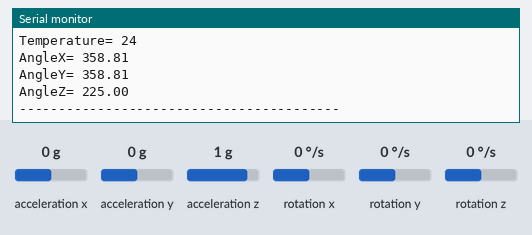
Recording of a sketch running on a simulated ESP8266 (NodeMCU). On the bench: the last lines printed to the serial monitor. Wiring (inferred from the names in the program): MPU-6050 motion sensor at I2C address 0x68. Inputs (shaded band) come from the test bench; at power-on: acceleration x 0 g, acceleration y 0 g, acceleration z 1 g, rotation x 0 °/s, rotation y 0 °/s, rotation z 0 °/s. WiFi joins after 1.5 s; servers stay silent unless stated; no MQTT or app messages arrive unless stated.

Above: at 7.7 s.
7.8 s: acceleration x set to -1.4 g
At 12.5 s:
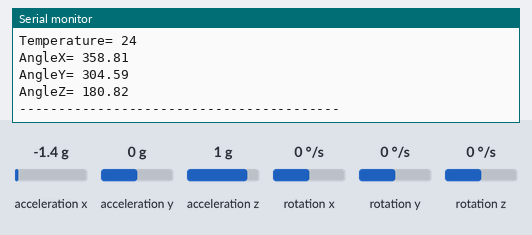
13.6 s: acceleration y set to -1.4 g
At 17.9 s:
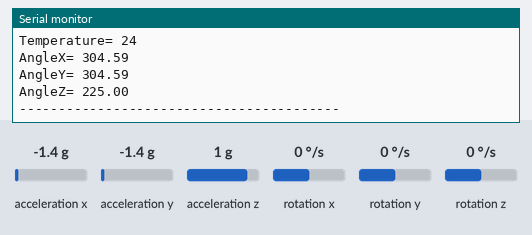
19.4 s: acceleration z set to -1.4 g
At 23.2 s:
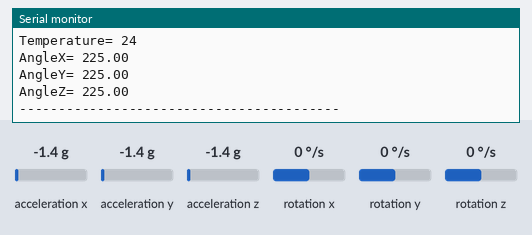
Timing chart, 0 to 24.7 s (numbered marks = the images above; inputs shaded):
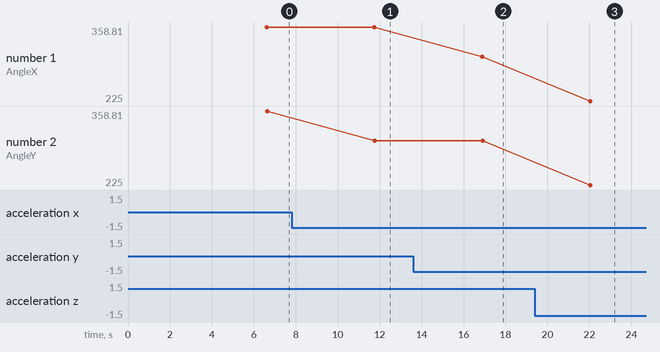

The sketch:

Program_IoT_Data_Logger_Suhu_dan_Accelerometer.ino
```cpp
/***************************************
 * Project Monitoring Accelerometer
 * Board  : NodeMCU ESP8266 V3
 * Input  : Sensor MPU-6050
 * Output : Blynk
 * 99 Proyek IoT
 * www.ardutech.com
 ****************************************/
#include<Wire.h>
#include <ESP8266WiFi.h>
#include "Adafruit_MQTT.h"
#include "Adafruit_MQTT_Client.h"

//---GANTI SESUAI DENGAN JARINGAN WIFI
//---HOTSPOT ANDA
#define WLAN_SSID       "ArdutechWiFi"
#define WLAN_PASS       "12345678"
#define AIO_SERVER      "io.adafruit.com"
#define AIO_SERVERPORT  1883                   // use 8883 for SSL
//---GANTI SESUAI DENGAN USER NAME ADAFRUIT  ANDA
#define AIO_USERNAME    "ArdutechJogja"
//---GANTI SESUAI DENGAN IO KEY ADAFRUIT ANDA
#define AIO_KEY         "aio_mAXJ90DJnEIBVj0IDmG6BIMZqMAW"

const int MPU_addr=0x68;
int16_t AcX,AcY,AcZ;
int16_t temp;
int minVal=265;
int maxVal=402;

double x;
double y;
double z;

WiFiClient client;

Adafruit_MQTT_Client mqtt(&client, AIO_SERVER, AIO_SERVERPORT, AIO_USERNAME, AIO_KEY);

Adafruit_MQTT_Publish temperature = Adafruit_MQTT_Publish(&mqtt, AIO_USERNAME "/feeds/temperature");
Adafruit_MQTT_Publish angle_x = Adafruit_MQTT_Publish(&mqtt, AIO_USERNAME "/feeds/accel_x");
Adafruit_MQTT_Publish angle_y = Adafruit_MQTT_Publish(&mqtt, AIO_USERNAME "/feeds/accel_y");
Adafruit_MQTT_Publish angle_z = Adafruit_MQTT_Publish(&mqtt, AIO_USERNAME "/feeds/accel_z");

void MQTT_connect();
//=============================================
void setup(){
  Wire.begin();
  Wire.beginTransmission(MPU_addr);
  Wire.write(0x6B);
  Wire.write(0);
  Wire.endTransmission(true);
  Serial.begin(9600);
  Serial.println(); Serial.println();
  Serial.print("Connecting to ");
  Serial.println(WLAN_SSID);

  WiFi.begin(WLAN_SSID, WLAN_PASS);
  while (WiFi.status() != WL_CONNECTED) {
    delay(500);
    Serial.print(".");
  }
  Serial.println();
  Serial.println("WiFi connected");
  delay(5000);
}
//=======================================
void loop(){
  MQTT_connect();
  Wire.beginTransmission(MPU_addr);
  Wire.write(0x3B);
  Wire.endTransmission(false);
  Wire.requestFrom(MPU_addr,14,true);
  AcX=Wire.read()<<8|Wire.read();
  AcY=Wire.read()<<8|Wire.read();
  AcZ=Wire.read()<<8|Wire.read();
  temp = Wire.read()<<8 | Wire.read(); //
  int xAng = map(AcX,minVal,maxVal,-90,90);
  int yAng = map(AcY,minVal,maxVal,-90,90);
  int zAng = map(AcZ,minVal,maxVal,-90,90);

  x= RAD_TO_DEG * (atan2(-yAng, -zAng)+PI);
  y= RAD_TO_DEG * (atan2(-xAng, -zAng)+PI);
  z= RAD_TO_DEG * (atan2(-yAng, -xAng)+PI);
  temp=temp/340.00+36.53;

  if (! temperature.publish(temp)) {
      Serial.println(F("Publish Temperature Failed"));
      } else {
      Serial.println(F("Publish Temperature OK!"));
    }

  if (! angle_x.publish(x)) {
      Serial.println(F("Publish Angle X Failed"));
      } else {
      Serial.println(F("Publish Angle X OK!"));
    }

  if (! angle_y.publish(y)) {
      Serial.println(F("Publish Angle Y Failed"));
      } else {
      Serial.println(F("Publish Angle Y OK!"));
    }

  if (! angle_z.publish(z)) {
      Serial.println(F("Publish Angle Z Failed"));
      } else {
      Serial.println(F("Publish Angle Z OK!"));
    }

  Serial.print("Temperature= ");
  Serial.println(temp);

  Serial.print("AngleX= ");
  Serial.println(x);

  Serial.print("AngleY= ");
  Serial.println(y);

  Serial.print("AngleZ= ");
  Serial.println(z);
  Serial.println("-----------------------------------------");
  delay(5000);
}
//===============================================
void MQTT_connect() {
  int8_t ret;

  // Stop if already connected.
  if (mqtt.connected()) {
    return;
  }

  Serial.print("Connecting to MQTT... ");

  uint8_t retries = 3;
  while ((ret = mqtt.connect()) != 0) { // connect will return 0 for connected
       Serial.println(mqtt.connectErrorString(ret));
       Serial.println("Retrying MQTT connection in 5 seconds...");
       mqtt.disconnect();
       delay(5000);  // wait 5 seconds
       retries--;
       if (retries == 0) {
         while (1);
       }
  }
  Serial.println("MQTT Connected!");
}
```

Measured:
- after the input at 7.8 s, the serial monitor: prints a new line after 4.0 s (image 1)
- after the input at 13.6 s, the serial monitor: prints a new line after 3.3 s (image 2)
- after the input at 19.4 s, the serial monitor: prints a new line after 2.6 s (image 3)
- plotted number 2: 358.81 → 304.59 after the input at 7.8 s
